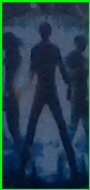
#> input picture project/pic/10.png, 90 x 190 px, given in place of the camera
$ python bank.py
#> lines starting #> are read from the running program, lines starting #| are printed output that depends on the picture
import numpy as np
import cv2

# initialize the HOG descriptor/person detector
hog = cv2.HOGDescriptor()
hog.setSVMDetector(cv2.HOGDescriptor_getDefaultPeopleDetector())

cv2.startWindowThread()

# open webcam video stream
cap = cv2.VideoCapture(0)

# the output will be written to output.avi
out = cv2.VideoWriter(
    'output.avi',
    cv2.VideoWriter_fourcc(*'MJPG'),
    15.,
    (640,480))
name = 0
while(True):
    # Capture frame-by-frame
    ret, frame = cap.read()
#> frame is the input picture: shape (190, 90, 3); mean B, G, R 74.3, 64.3, 33.8

    # resizing for faster detection
    frame = cv2.resize(frame, (640, 480))
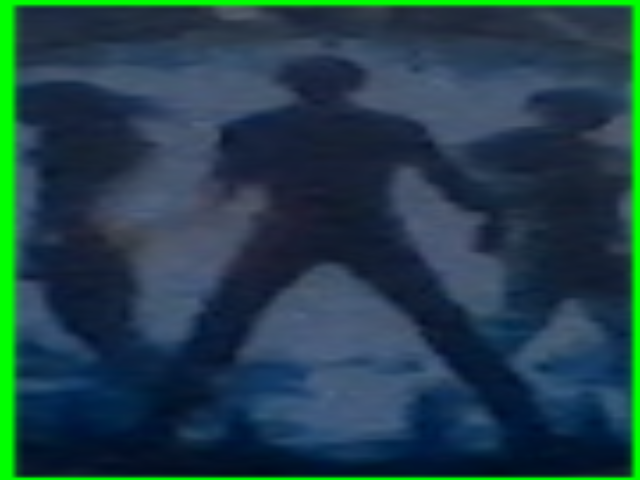
#> frame: shape (480, 640, 3); mean B, G, R 74.1, 64.2, 33.6
    # using a greyscale picture, also for faster detection
    gray = cv2.cvtColor(frame, cv2.COLOR_RGB2GRAY)
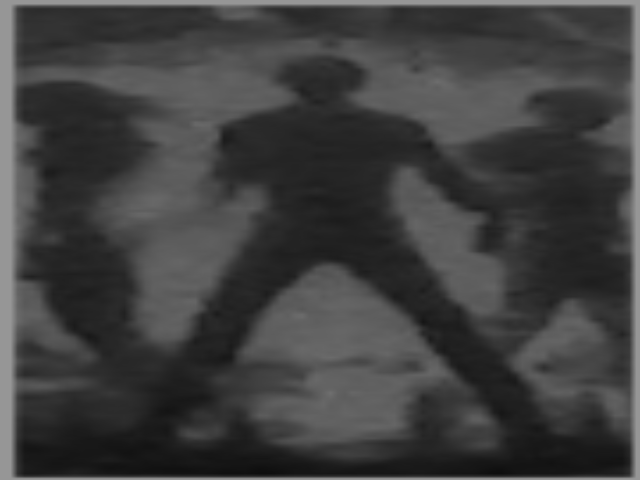
#> gray: shape (480, 640); min 14, max 150, mean 63.7

    # detect people in the image
    # returns the bounding boxes for the detected objects
    boxes, weights = hog.detectMultiScale(frame, winStride=(8,8) )
#> boxes = (); weights = ()

    boxes = np.array([[x, y, x + w, y + h] for (x, y, w, h) in boxes])
#> boxes = empty array
    crop_img=0
    for (xA, yA, xB, yB) in boxes:
        # display the detected boxes in the colour picture
        cv2.rectangle(frame, (xA, yA), (xB, yB),(0, 255, 0), 2)
        crop_img = cv2.resize(frame[yA:yB, xA:xB], (90, 190))
#> this loop made 0 passes
    cv2.imshow("cropped", crop_img)
    if np.any(crop_img > 10):
        cv2.imwrite("C:/Users/Lenovo/Desktop/bank/pic/"+str(name)+'.png',crop_img)
        name += 1
    # Write the output video
    out.write(frame.astype('uint8'))
    # Display the resulting frame
    cv2.imshow('frame',frame)
    if cv2.waitKey(1) & 0xFF == ord('q'):
#> (key q is pressed here)
        break

# When everything done, release the capture
cap.release()
# and release the output
out.release()
# finally, close the window
cv2.destroyAllWindows()
cv2.waitKey(1)

$ run again, on project/pic/7.png
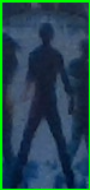
#> input picture project/pic/7.png, 90 x 190 px, given in place of the camera
#> frame is the input picture: shape (190, 90, 3); mean B, G, R 79, 69.8, 36.1
#> `frame = cv2.resize(frame, (640, 480))`:
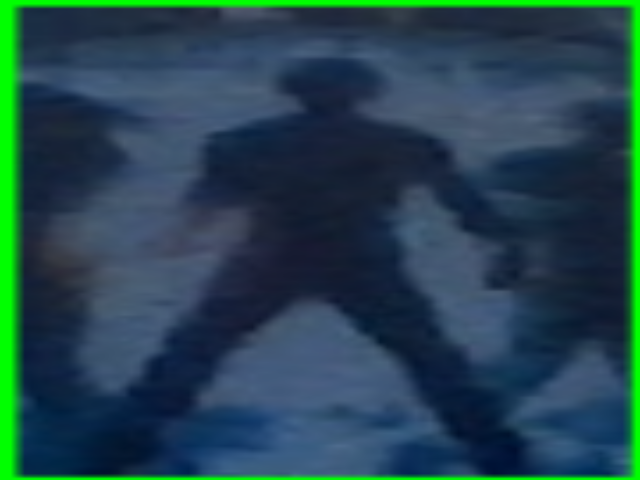
#> frame: shape (480, 640, 3); mean B, G, R 78.9, 69.7, 36
#> `gray = cv2.cvtColor(frame, cv2.COLOR_RGB2GRAY)`:
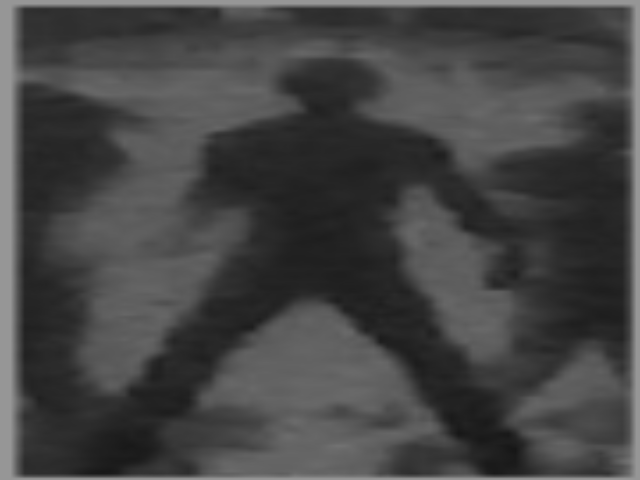
#> gray: shape (480, 640); min 22, max 150, mean 68.6
#> `boxes, weights = hog.detectMultiScale(frame, winStride=(8,8) )`: boxes = ()
#> `boxes = np.array([[x, y, x + w, y + h] for (x, y, w, h) in boxes])`: boxes = empty array
